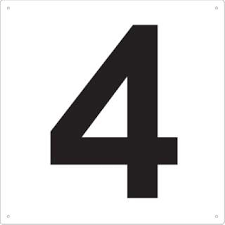
#> input picture Year2/4.png, 225 x 225 px
$ python -i recog2.py   (imports and definitions only)
#> lines starting #> are read from the running program, lines starting #| are printed output that depends on the picture; after the words box and inside, x2 and y2 are one past the last pixel; in counts of white or black regions, pixels touching at a corner belong together
import os
import pytesseract
from PIL import Image
from collections import defaultdict

# tesseract.exe所在的文件路径
pytesseract.pytesseract.tesseract_cmd = 'C://Program Files (x86)/Tesseract-OCR/tesseract.exe'

# 获取图片中像素点数量最多的像素
def get_threshold(image):
    pixel_dict = defaultdict(int)

    # 像素及该像素出现次数的字典
    rows, cols = image.size
    for i in range(rows):
        for j in range(cols):
            pixel = image.getpixel((i, j))
            pixel_dict[pixel] += 1

    count_max = max(pixel_dict.values()) # 获取像素出现出多的次数
    pixel_dict_reverse = {v:k for k,v in pixel_dict.items()}
    threshold = pixel_dict_reverse[count_max] # 获取出现次数最多的像素点

    return threshold

# 按照阈值进行二值化处理
# threshold: 像素阈值
def get_bin_table(threshold):
    # 获取灰度转二值的映射table
    table = []
    for i in range(256):
        rate = 0.1 # 在threshold的适当范围内进行处理
        if threshold*(1-rate)<= i <= threshold*(1+rate):
            table.append(1)
        else:
            table.append(0)
    return table

# 去掉二值化处理后的图片中的噪声点
def cut_noise(image):

    rows, cols = image.size # 图片的宽度和高度
    change_pos = [] # 记录噪声点位置

    # 遍历图片中的每个点，除掉边缘
    for i in range(1, rows-1):
        for j in range(1, cols-1):
            # pixel_set用来记录该店附近的黑色像素的数量
            pixel_set = []
            # 取该点的邻域为以该点为中心的九宫格
            for m in range(i-1, i+2):
                for n in range(j-1, j+2):
                    if image.getpixel((m, n)) != 1: # 1为白色,0位黑色
                        pixel_set.append(image.getpixel((m, n)))

            # 如果该位置的九宫内的黑色数量小于等于4，则判断为噪声
            if len(pixel_set) <= 4:
                change_pos.append((i,j))

    # 对相应位置进行像素修改，将噪声处的像素置为1（白色）
    for pos in change_pos:
        image.putpixel(pos, 1)

    return image # 返回修改后的图片

# 识别图片中的数字加字母
# 传入参数为图片路径，返回结果为：识别结果
def OCR_lmj(img_path):

#> called with img_path = '4.png'
    image = Image.open(img_path) # 打开图片文件
#> image is the input picture: PIL image 225x225 P; mean R, G, B 207.3, 206.4, 206.7
    imgry = image.convert('L')  # 转化为灰度图

    # 获取图片中的出现次数最多的像素，即为该图片的背景
    max_pixel = get_threshold(imgry)
#> after the loop in get_threshold, `for i in range(rows):`: pixel_dict = 45 items
#> in get_threshold, `count_max = max(pixel_dict.values())`: count_max = 33898
#> in get_threshold, `pixel_dict_reverse = {v:k for k,v in pixel_dict.items()}`: pixel_dict_reverse = 42 items
#> in get_threshold, `threshold = pixel_dict_reverse[count_max]`: threshold = 255
#> max_pixel = 255

    # 将图片进行二值化处理
    table = get_bin_table(threshold=max_pixel)
#> after the loop in get_bin_table, `for i in range(256):`: table = 256 values from 0 to 1
#> table = 256 values from 0 to 1
    out = imgry.point(table, '1')
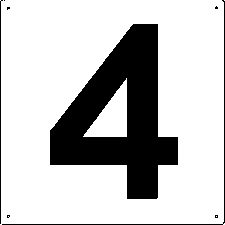
#> out: PIL image 225x225 1; 76.8% white; 8 black regions (5 under 20 px), largest, box (x1, y1, x2, y2) and area: (50, 24, 178, 199) 11067, (2, 0, 225, 225) 448, (0, 0, 3, 224) 225

    # 去掉图片中的噪声（孤立点）
    out = cut_noise(out)
#> after the loop in cut_noise, `for i in range(1, rows-1):`: change_pos = 38644 items
#> the loop in cut_noise, `for pos in change_pos:` made 38644 passes
#> pos on passes 1 to 3: (1, 1), (1, 2), (1, 3)
#> after the loop in cut_noise, `for pos in change_pos:`: image: PIL image 225x225 1; 76.8% white; 9 black regions (5 under 20 px), largest, box (x1, y1, x2, y2) and area: (50, 24, 178, 199) 11062, (0, 0, 3, 224) 225, (222, 0, 225, 223) 225, (2, 224, 223, 225) 221

    #保存图片
    # out.save('E://figures/img_gray.jpg')

    # 仅识别图片中的数字
    #text = pytesseract.image_to_string(out, config='digits')
    # 识别图片中的数字和字母
#> (the run stopped early here; a loop or call above may not have finished)
